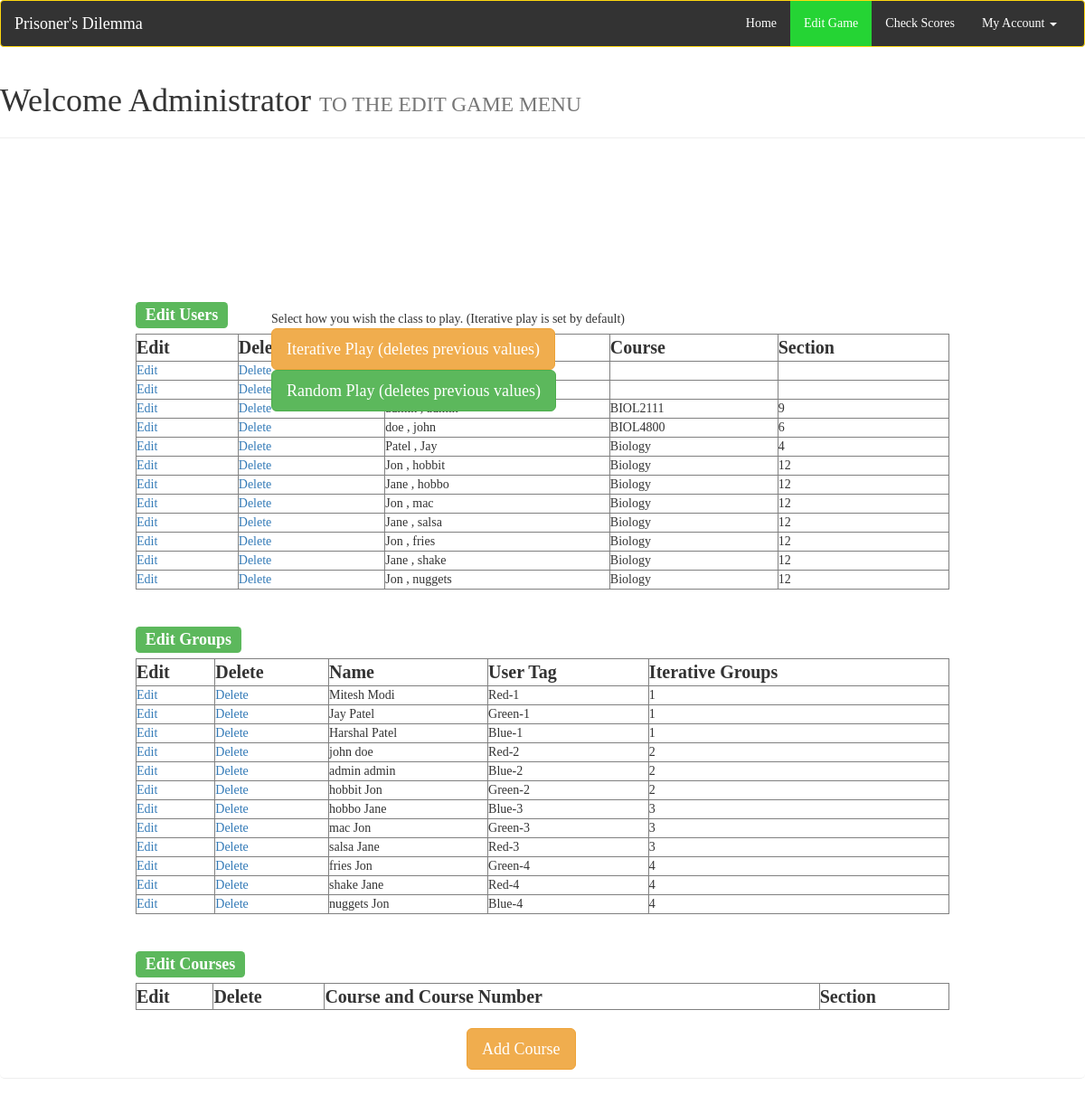
Page /editgame.php on the earlier database version.
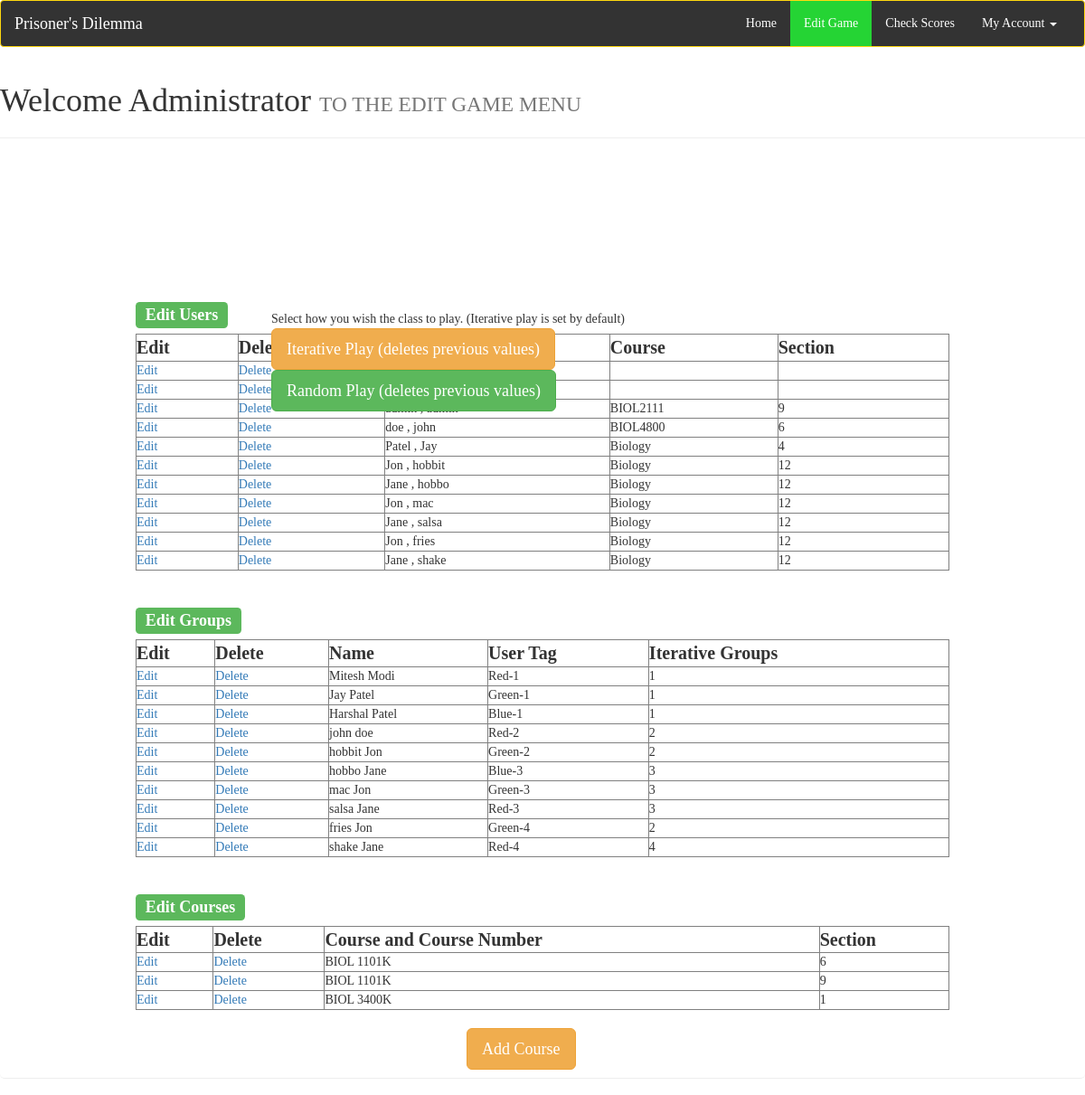
Same page on the later database version.
### tables this page shows
CREATE TABLE IF NOT EXISTS `users` (
  `id` int(11) NOT NULL,
  `usernames` varchar(255) NOT NULL,
  `first_name` varchar(255) NOT NULL,
  `last_name` varchar(255) NOT NULL,
  `email` varchar(255) NOT NULL,
  `confirmed_email` varchar(255) NOT NULL,
  `pw` varchar(255) NOT NULL,
  `confirmed_pw` varchar(255) NOT NULL,
  `course` varchar(12) DEFAULT NULL,
  `section` int(2) DEFAULT NULL,
  `online_status` int(1) NOT NULL DEFAULT '0'
);

CREATE TABLE IF NOT EXISTS `teamcode` (
  `users_id` int(3) NOT NULL,
  `tag` varchar(12) NOT NULL,
  `user_group` varchar(13) NOT NULL,
  `random_group` int(3) DEFAULT '0',
  `fixed_group` int(2) NOT NULL
);

CREATE TABLE IF NOT EXISTS `course` (
  `id` int(2) NOT NULL,
  `course_and_number` varchar(10) NOT NULL,
  `section` int(2) NOT NULL
);

### editgame.php (the view, shortened to what the changed rows need)
<!doctype html>
<html>
<head>
<?php
	include('connection.php');
?>
    <link href="css/bootstrap.min.css" rel="stylesheet">
	<link href="css/stylesheet.css" rel="stylesheet">
	<link href="css/custom.css" rel="stylesheet">
</head>
<body>
	<div class="page-header">
	  <h1>Welcome Administrator <small>TO THE EDIT GAME MENU</small></h1>
		<br/>
		<br/>
		<br/>
		<br/>
		<br/>
		<br/>
		<br/>
		<div>
			<?php
				echo "<table align='center' border=1 cellspace='3' cellpadding='3' width='75%'>
				<h3><span style=\"width: 50%; margin: 0% 12.5%\" class=\"label label-success\">Edit Users</span></h3>
				<tr>
					<th align='left'><b>Edit</b></th>
					<th align='left'><b>Delete</b></th>
					<th align='left'><b>Name</b></th>
					<th align='left'><b>Course</b></th>
					<th align='left'><b>Section</b></th>
				</tr>";
				$r = mysqli_query($dbc, "SELECT * FROM users ORDER BY course, section");
				while ($row = mysqli_fetch_array($r))
				{
					echo
					"<tr>
					<td>
						<a href='edit_user.php?id=".$row['id']."&fname=".$row['first_name']."&lname=".$row['last_name']."&course=".$row['course']."&pwd=".$row['pw']."&section=".$row['section']."'>Edit</a>
					</td>
					<td>
						<a href='delete_user.php?id=".$row['id']."&fname=".$row['first_name']."&lname=".$row['last_name']."&course=".$row['course']."&section=".$row['section']."'>Delete</a>
					</td>
					<td>".
						$row["last_name"]." , ".$row["first_name"]
					."</td>
					<td>".
						$row["course"]
					."</td>
					<td>".
						$row["section"]
					."</td>
					</tr>";
				}
				echo '</table>';
			?>
		</div>
		<br/>
		<div>
			<?php
				echo "<table align='center' border=1 cellspace='3' cellpadding='3' width='75%'>
				<h3><span style=\"width: 50%; margin: 0% 12.5%\" class=\"label label-success\">Edit Groups</span></h3>
				<tr>
					<th align='left'><b>Edit</b></th>
					<th align='left'><b>Delete</b></th>
					<th align='left'><b>Name</b></th>
					<th align='left'><b>User Tag</b></th>
					<th align='left'><b>Iterative Groups</b></th>
				</tr>";
				$r = mysqli_query($dbc, "SELECT users_id, first_name, last_name, tag, fixed_group FROM users u JOIN teamcode tc ON u.id = tc.users_id");
				while ($row = mysqli_fetch_array($r))
				{
					echo
					"<tr>
					<td>
						<a href='edit_group.php?id=".$row['users_id']."&fname=".$row['first_name']."&lname=".$row['last_name']."&tag=".$row['tag']."&fixed_group=".$row['fixed_group']."'>Edit</a>
					</td>
					<td>
						<a href='delete_group.php?id=".$row['users_id']."&fname=".$row['first_name']."&lname=".$row['last_name']."&tag=".$row['tag']."&fixed_group=".$row['fixed_group']."'>Delete</a>
					</td>
					<td>".
						$row["first_name"]. ' ' . $row["last_name"]
					."</td>
					<td>".
						$row["tag"]
					."</td>
					<td>".
						$row["fixed_group"]
					."</td>
					</tr>";
				}
				echo '</table>';
			?>
		</div>
		<br/>
		<div>
			<?php
				echo "<table align='center' border=1 cellspace='3' cellpadding='3' width='75%'>
				<h3><span style=\"width: 50%; margin: 0% 12.5%\" class=\"label label-success\">Edit Courses</span></h3>
				<tr>
					<th align='left'><b>Edit</b></th>
					<th align='left'><b>Delete</b></th>
					<th align='left'><b>Course and Course Number</b></th>
					<th align='left'><b>Section</b></th>
				</tr>";
				$r = mysqli_query($dbc, "SELECT * FROM course  ORDER BY course_and_number, section");
				while ($row = mysqli_fetch_array($r))
				{
					echo
					"<tr>
					<td>
						<a href='edit_course.php?id=".$row['id']."&course=".$row['course_and_number']."&section=".$row['section']."'>Edit</a>
					</td>
					<td>
						<a href='delete_course.php?id=".$row['id']."&course=".$row['course_and_number']."&section=".$row['section']."'>Delete</a>
					</td>
					<td>".
						$row["course_and_number"]
					."</td>
					<td>".
						$row["section"]
					."</td>
					</tr>";
				}
				echo '</table>';
			?>
					<br/>
		</div>
	</div>
</body>
</html>

Differences in the rows shown:
removed users: last_name "Jon", first_name "nuggets", course "Biology", section "12"
removed teamcode: users_id.first_name "admin", users_id.last_name "admin", tag "Blue-2", fixed_group "2"
removed teamcode: users_id.first_name "nuggets", users_id.last_name "Jon", tag "Blue-4", fixed_group "4"
changed teamcode "Green-4": fixed_group "4" → "2"
added course: course_and_number "BIOL 1101K", section "6"
added course: course_and_number "BIOL 1101K", section "9"
added course: course_and_number "BIOL 3400K", section "1"
